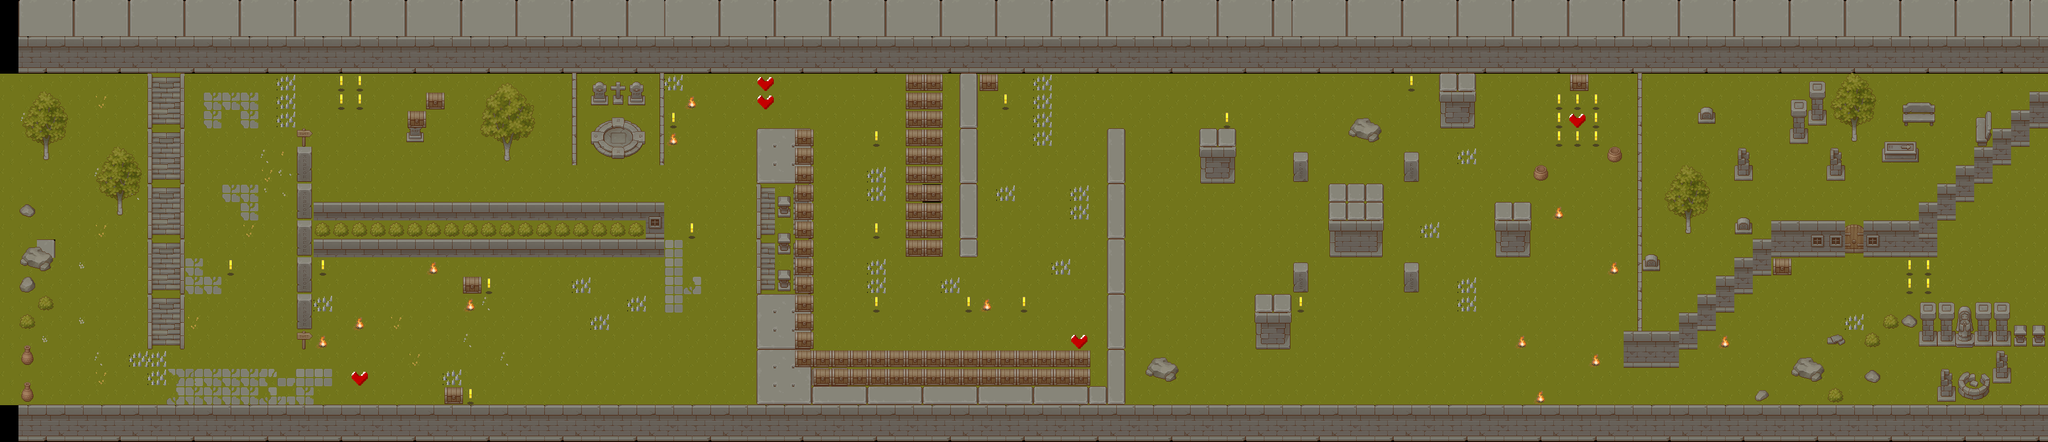

The image is a tile-based game level rendered from a .tmx file. Its description and source (layers, tilesets, objects; grid data summarised) follow:
An orthogonal 111x24 tile map with 32x32 px tiles, 6 tile layers (terreno, ostacoli, monete, danni, ...), 12 tilesets.

<map version="1.10" tiledversion="1.11.2" orientation="orthogonal" renderorder="right-down" width="111" height="24" tilewidth="32" tileheight="32" infinite="0" nextlayerid="13" nextobjectid="1">
 <editorsettings>
  <export format="tmx" />
 </editorsettings>
 <tileset firstgid="1" source="../Tilesets/TX Tileset Stone Ground.tsx" />
 <tileset firstgid="65" source="../Tilesets/TX Tileset Wall.tsx" />
 <tileset firstgid="321" source="../Tilesets/coin_gold.tsx" />
 <tileset firstgid="329" source="../Tilesets/cuore.tsx" />
 <tileset firstgid="338" source="../Tilesets/cuori.tsx" />
 <tileset firstgid="347" source="../Tilesets/spike.tsx" />
 <tileset firstgid="352" source="../Tilesets/TX Plant.tsx" />
 <tileset firstgid="608" source="../Tilesets/TX Props.tsx" />
 <tileset firstgid="864" source="../Tilesets/TX Shadow Plant.tsx" />
 <tileset firstgid="1120" source="../Tilesets/TX Struct.tsx" />
 <tileset firstgid="1376" source="../Tilesets/TX Tileset Grass.tsx" />
 <tileset firstgid="1440" source="../Tilesets/campfire.tsx" />
 <layer id="1" name="terreno" width="111" height="24" offsetx="0.666667" offsety="0">
  <data>[2664 cells, 1997 non-empty, 24 distinct tile ids]</data>
 </layer>
 <layer id="2" name="ostacoli" width="111" height="24" offsetx="32.6667" offsety="-1.33333">
  <data>[2664 cells, 1127 non-empty, 143 distinct tile ids]</data>
 </layer>
 <layer id="4" name="monete" width="111" height="24" offsetx="0.666667" offsety="0">
  <data>[2664 cells, 31 non-empty, 1 distinct tile ids]</data>
 </layer>
 <layer id="6" name="danni" width="111" height="24" offsetx="0.666667" offsety="0">
  <data>[2664 cells, 43 non-empty, 2 distinct tile ids]</data>
 </layer>
 <layer id="7" name="bombe" width="111" height="24" offsetx="3.33333" offsety="1.33333">
  <data>[2664 cells, 70 non-empty, 1 distinct tile ids]</data>
 </layer>
 <layer id="9" name="cuori" width="111" height="24" offsetx="0.666667" offsety="0">
  <data>[2664 cells, 5 non-empty, 1 distinct tile ids]</data>
 </layer>
</map>
